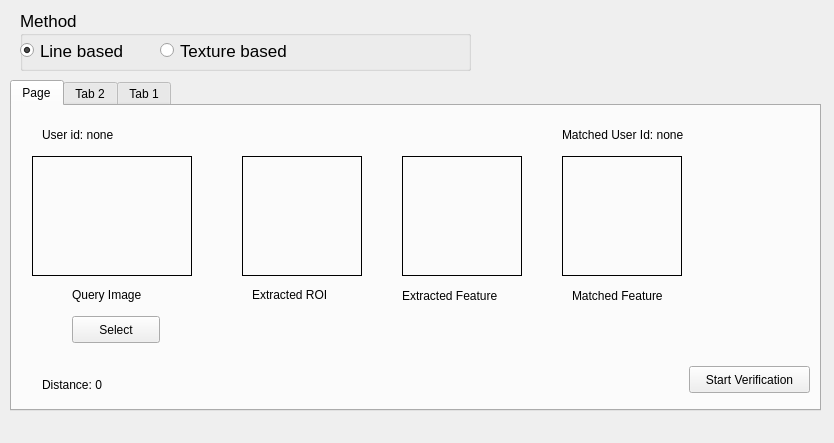
<?xml version="1.0" encoding="UTF-8"?>
<ui version="4.0">
 <class>MainWindow</class>
 <widget class="QMainWindow" name="MainWindow">
  <property name="geometry">
   <rect>
    <x>0</x>
    <y>0</y>
    <width>834</width>
    <height>443</height>
   </rect>
  </property>
  <property name="windowTitle">
   <string>MainWindow</string>
  </property>
  <widget class="QWidget" name="centralWidget">
   <widget class="QTabWidget" name="tabWidget">
    <property name="geometry">
     <rect>
      <x>10</x>
      <y>80</y>
      <width>811</width>
      <height>331</height>
     </rect>
    </property>
    <property name="currentIndex">
     <number>0</number>
    </property>
    <widget class="QWidget" name="tab_3">
     <attribute name="title">
      <string>Page</string>
     </attribute>
     <widget class="QPushButton" name="pushButton">
      <property name="geometry">
       <rect>
        <x>60</x>
        <y>210</y>
        <width>88</width>
        <height>27</height>
       </rect>
      </property>
      <property name="text">
       <string>Select</string>
      </property>
     </widget>
     <widget class="QLabel" name="label_input_image">
      <property name="geometry">
       <rect>
        <x>20</x>
        <y>50</y>
        <width>160</width>
        <height>120</height>
       </rect>
      </property>
      <property name="frameShape">
       <enum>QFrame::Box</enum>
      </property>
      <property name="text">
       <string/>
      </property>
     </widget>
     <widget class="QPushButton" name="startVerificationButton">
      <property name="geometry">
       <rect>
        <x>677</x>
        <y>260</y>
        <width>121</width>
        <height>27</height>
       </rect>
      </property>
      <property name="text">
       <string>Start Verification</string>
      </property>
     </widget>
     <widget class="QLabel" name="labelRoi">
      <property name="geometry">
       <rect>
        <x>230</x>
        <y>50</y>
        <width>120</width>
        <height>120</height>
       </rect>
      </property>
      <property name="frameShape">
       <enum>QFrame::Box</enum>
      </property>
      <property name="text">
       <string/>
      </property>
     </widget>
     <widget class="QLabel" name="labelFeatures">
      <property name="geometry">
       <rect>
        <x>390</x>
        <y>50</y>
        <width>120</width>
        <height>120</height>
       </rect>
      </property>
      <property name="frameShape">
       <enum>QFrame::Box</enum>
      </property>
      <property name="text">
       <string/>
      </property>
     </widget>
     <widget class="QLabel" name="labelMatchedFeature">
      <property name="geometry">
       <rect>
        <x>550</x>
        <y>50</y>
        <width>120</width>
        <height>120</height>
       </rect>
      </property>
      <property name="frameShape">
       <enum>QFrame::Box</enum>
      </property>
      <property name="text">
       <string/>
      </property>
     </widget>
     <widget class="QLabel" name="label_10">
      <property name="geometry">
       <rect>
        <x>60</x>
        <y>180</y>
        <width>111</width>
        <height>17</height>
       </rect>
      </property>
      <property name="text">
       <string>Query Image</string>
      </property>
     </widget>
     <widget class="QLabel" name="label_11">
      <property name="geometry">
       <rect>
        <x>240</x>
        <y>180</y>
        <width>101</width>
        <height>17</height>
       </rect>
      </property>
      <property name="text">
       <string>Extracted ROI</string>
      </property>
     </widget>
     <widget class="QLabel" name="label_12">
      <property name="geometry">
       <rect>
        <x>390</x>
        <y>180</y>
        <width>131</width>
        <height>20</height>
       </rect>
      </property>
      <property name="text">
       <string>Extracted Feature</string>
      </property>
     </widget>
     <widget class="QLabel" name="label_13">
      <property name="geometry">
       <rect>
        <x>560</x>
        <y>180</y>
        <width>121</width>
        <height>20</height>
       </rect>
      </property>
      <property name="text">
       <string>Matched Feature</string>
      </property>
     </widget>
     <widget class="QLabel" name="labelQueryImageId">
      <property name="geometry">
       <rect>
        <x>30</x>
        <y>20</y>
        <width>141</width>
        <height>17</height>
       </rect>
      </property>
      <property name="text">
       <string>User id: none</string>
      </property>
     </widget>
     <widget class="QLabel" name="labelMatchedId">
      <property name="geometry">
       <rect>
        <x>550</x>
        <y>20</y>
        <width>171</width>
        <height>17</height>
       </rect>
      </property>
      <property name="text">
       <string>Matched User Id: none</string>
      </property>
     </widget>
     <widget class="QLabel" name="labelDistance">
      <property name="geometry">
       <rect>
        <x>30</x>
        <y>270</y>
        <width>211</width>
        <height>17</height>
       </rect>
      </property>
      <property name="text">
       <string>Distance: 0</string>
      </property>
     </widget>
    </widget>
    <widget class="QWidget" name="tab_2">
     <attribute name="title">
      <string>Tab 2</string>
     </attribute>
     <layout class="QGridLayout" name="gridLayout_2">
      <item row="0" column="0">
       <widget class="QGroupBox" name="groupBox">
        <property name="font">
         <font>
          <pointsize>13</pointsize>
         </font>
        </property>
        <property name="title">
         <string>Enrollment</string>
        </property>
        <property name="flat">
         <bool>false</bool>
        </property>
        <widget class="QLabel" name="label">
         <property name="geometry">
          <rect>
           <x>10</x>
           <y>40</y>
           <width>111</width>
           <height>17</height>
          </rect>
         </property>
         <property name="font">
          <font>
           <pointsize>13</pointsize>
          </font>
         </property>
         <property name="text">
          <string>Database:</string>
         </property>
        </widget>
        <widget class="QPushButton" name="selectEnrollmentFolderButton">
         <property name="geometry">
          <rect>
           <x>680</x>
           <y>40</y>
           <width>99</width>
           <height>21</height>
          </rect>
         </property>
         <property name="text">
          <string>Select</string>
         </property>
        </widget>
        <widget class="QPushButton" name="startEnrollmentButton">
         <property name="geometry">
          <rect>
           <x>680</x>
           <y>190</y>
           <width>99</width>
           <height>21</height>
          </rect>
         </property>
         <property name="text">
          <string>Start</string>
         </property>
        </widget>
        <widget class="QLabel" name="selectedEnrollmentFolderLabel">
         <property name="geometry">
          <rect>
           <x>140</x>
           <y>40</y>
           <width>521</width>
           <height>20</height>
          </rect>
         </property>
         <property name="text">
          <string/>
         </property>
        </widget>
        <widget class="QLabel" name="label_2">
         <property name="geometry">
          <rect>
           <x>10</x>
           <y>70</y>
           <width>111</width>
           <height>17</height>
          </rect>
         </property>
         <property name="text">
          <string>Nr. of records:</string>
         </property>
        </widget>
        <widget class="QLabel" name="label_3">
         <property name="geometry">
          <rect>
           <x>10</x>
           <y>100</y>
           <width>111</width>
           <height>17</height>
          </rect>
         </property>
         <property name="text">
          <string>Total time:</string>
         </property>
        </widget>
        <widget class="QLabel" name="label_4">
         <property name="geometry">
          <rect>
           <x>10</x>
           <y>130</y>
           <width>111</width>
           <height>17</height>
          </rect>
         </property>
         <property name="text">
          <string>Avg. time:</string>
         </property>
        </widget>
        <widget class="QLabel" name="label_enNrRecords">
         <property name="geometry">
          <rect>
           <x>140</x>
           <y>70</y>
           <width>111</width>
           <height>17</height>
          </rect>
         </property>
         <property name="text">
          <string>0</string>
         </property>
        </widget>
        <widget class="QLabel" name="label_enTotalTime">
         <property name="geometry">
          <rect>
           <x>140</x>
           <y>100</y>
           <width>131</width>
           <height>17</height>
          </rect>
         </property>
         <property name="text">
          <string>0</string>
         </property>
        </widget>
        <widget class="QLabel" name="label_enAvgTime">
         <property name="geometry">
          <rect>
           <x>140</x>
           <y>130</y>
           <width>121</width>
           <height>17</height>
          </rect>
         </property>
         <property name="text">
          <string>0</string>
         </property>
        </widget>
       </widget>
      </item>
     </layout>
    </widget>
    <widget class="QWidget" name="tab">
     <attribute name="title">
      <string>Tab 1</string>
     </attribute>
     <layout class="QGridLayout" name="gridLayout_3">
      <item row="0" column="0">
       <widget class="QGroupBox" name="groupBox_2">
        <property name="enabled">
         <bool>true</bool>
        </property>
        <property name="font">
         <font>
          <pointsize>13</pointsize>
         </font>
        </property>
        <property name="title">
         <string>Authentication</string>
        </property>
        <widget class="QLabel" name="label_5">
         <property name="geometry">
          <rect>
           <x>10</x>
           <y>40</y>
           <width>111</width>
           <height>17</height>
          </rect>
         </property>
         <property name="text">
          <string>Database:</string>
         </property>
        </widget>
        <widget class="QLabel" name="label_6">
         <property name="geometry">
          <rect>
           <x>10</x>
           <y>70</y>
           <width>111</width>
           <height>17</height>
          </rect>
         </property>
         <property name="text">
          <string>Nr. of records:</string>
         </property>
        </widget>
        <widget class="QLabel" name="label_7">
         <property name="geometry">
          <rect>
           <x>10</x>
           <y>100</y>
           <width>111</width>
           <height>17</height>
          </rect>
         </property>
         <property name="text">
          <string>Total time:</string>
         </property>
        </widget>
        <widget class="QLabel" name="label_8">
         <property name="geometry">
          <rect>
           <x>10</x>
           <y>130</y>
           <width>111</width>
           <height>17</height>
          </rect>
         </property>
         <property name="text">
          <string>Avg. time:</string>
         </property>
        </widget>
        <widget class="QLabel" name="selectedAuthenticationFolderLabel">
         <property name="geometry">
          <rect>
           <x>140</x>
           <y>40</y>
           <width>521</width>
           <height>21</height>
          </rect>
         </property>
         <property name="text">
          <string/>
         </property>
        </widget>
        <widget class="QLabel" name="label_auNrRecords">
         <property name="geometry">
          <rect>
           <x>140</x>
           <y>70</y>
           <width>131</width>
           <height>17</height>
          </rect>
         </property>
         <property name="text">
          <string>0</string>
         </property>
        </widget>
        <widget class="QLabel" name="label_auTotalTime">
         <property name="geometry">
          <rect>
           <x>140</x>
           <y>100</y>
           <width>131</width>
           <height>17</height>
          </rect>
         </property>
         <property name="text">
          <string>0</string>
         </property>
        </widget>
        <widget class="QLabel" name="label_auAvgTime">
         <property name="geometry">
          <rect>
           <x>140</x>
           <y>130</y>
           <width>131</width>
           <height>17</height>
          </rect>
         </property>
         <property name="text">
          <string>0</string>
         </property>
        </widget>
        <widget class="QPushButton" name="selectAuthFolderButton">
         <property name="geometry">
          <rect>
           <x>680</x>
           <y>40</y>
           <width>99</width>
           <height>21</height>
          </rect>
         </property>
         <property name="text">
          <string>Select</string>
         </property>
        </widget>
        <widget class="QPushButton" name="startAuthButton">
         <property name="geometry">
          <rect>
           <x>680</x>
           <y>190</y>
           <width>99</width>
           <height>21</height>
          </rect>
         </property>
         <property name="text">
          <string>Start</string>
         </property>
        </widget>
        <widget class="QLabel" name="label_9">
         <property name="geometry">
          <rect>
           <x>10</x>
           <y>160</y>
           <width>111</width>
           <height>17</height>
          </rect>
         </property>
         <property name="text">
          <string>Match rate:</string>
         </property>
        </widget>
        <widget class="QLabel" name="label_auMatchRate">
         <property name="geometry">
          <rect>
           <x>140</x>
           <y>160</y>
           <width>131</width>
           <height>17</height>
          </rect>
         </property>
         <property name="text">
          <string>0</string>
         </property>
        </widget>
       </widget>
      </item>
     </layout>
    </widget>
   </widget>
   <widget class="QGroupBox" name="groupBox_3">
    <property name="geometry">
     <rect>
      <x>20</x>
      <y>10</y>
      <width>451</width>
      <height>61</height>
     </rect>
    </property>
    <property name="font">
     <font>
      <pointsize>13</pointsize>
     </font>
    </property>
    <property name="title">
     <string>Method</string>
    </property>
    <widget class="QRadioButton" name="radioBtnLine">
     <property name="geometry">
      <rect>
       <x>0</x>
       <y>30</y>
       <width>131</width>
       <height>21</height>
      </rect>
     </property>
     <property name="text">
      <string>Line based</string>
     </property>
     <property name="checked">
      <bool>true</bool>
     </property>
    </widget>
    <widget class="QRadioButton" name="radioBtnTexture">
     <property name="geometry">
      <rect>
       <x>140</x>
       <y>30</y>
       <width>141</width>
       <height>21</height>
      </rect>
     </property>
     <property name="text">
      <string>Texture based</string>
     </property>
    </widget>
   </widget>
  </widget>
  <widget class="QMenuBar" name="menuBar">
   <property name="geometry">
    <rect>
     <x>0</x>
     <y>0</y>
     <width>834</width>
     <height>25</height>
    </rect>
   </property>
   <property name="defaultUp">
    <bool>false</bool>
   </property>
   <property name="nativeMenuBar">
    <bool>true</bool>
   </property>
  </widget>
 </widget>
 <layoutdefault spacing="6" margin="11"/>
 <resources/>
 <connections/>
</ui>
